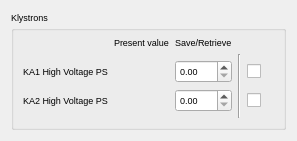
<?xml version="1.0" encoding="UTF-8"?>
<ui version="4.0">
 <class>klystronSnapshot</class>
 <widget class="TaurusWidget" name="klystronSnapshot">
  <property name="geometry">
   <rect>
    <x>0</x>
    <y>0</y>
    <width>297</width>
    <height>114</height>
   </rect>
  </property>
  <property name="font">
   <font>
    <pointsize>7</pointsize>
   </font>
  </property>
  <property name="windowTitle">
   <string>Form</string>
  </property>
  <layout class="QGridLayout" name="gridLayout_3">
   <item row="0" column="0">
    <widget class="TaurusGroupBox" name="klystronGroup">
     <property name="title">
      <string>Klystrons</string>
     </property>
     <layout class="QGridLayout" name="gridLayout">
      <item row="3" column="0">
       <widget class="QLabel" name="ka2HVPSLabel">
        <property name="text">
         <string>KA2 High Voltage PS</string>
        </property>
       </widget>
      </item>
      <item row="2" column="0">
       <widget class="QLabel" name="ka1HVPSLabel">
        <property name="text">
         <string>KA1 High Voltage PS</string>
        </property>
       </widget>
      </item>
      <item row="0" column="1">
       <widget class="QLabel" name="PresentWriteTitle">
        <property name="text">
         <string>Present value</string>
        </property>
       </widget>
      </item>
      <item row="5" column="1">
       <spacer name="verticalSpacer">
        <property name="orientation">
         <enum>Qt::Vertical</enum>
        </property>
        <property name="sizeHint" stdset="0">
         <size>
          <width>20</width>
          <height>40</height>
         </size>
        </property>
       </spacer>
      </item>
      <item row="2" column="4">
       <widget class="QCheckBox" name="ka1HVPSCheck">
        <property name="text">
         <string/>
        </property>
       </widget>
      </item>
      <item row="2" column="2">
       <widget class="QDoubleSpinBox" name="ka1HVPSWrite">
        <property name="maximum">
         <double>33.000000000000000</double>
        </property>
        <property name="singleStep">
         <double>0.100000000000000</double>
        </property>
       </widget>
      </item>
      <item row="0" column="2">
       <widget class="QLabel" name="SaveRetrieveTitle">
        <property name="text">
         <string>Save/Retrieve</string>
        </property>
       </widget>
      </item>
      <item row="2" column="1">
       <widget class="TaurusLabel" name="ka1HVPSRead"/>
      </item>
      <item row="3" column="1">
       <widget class="TaurusLabel" name="ka2HVPSRead"/>
      </item>
      <item row="3" column="2">
       <widget class="QDoubleSpinBox" name="ka2HVPSWrite">
        <property name="maximum">
         <double>33.000000000000000</double>
        </property>
        <property name="singleStep">
         <double>0.100000000000000</double>
        </property>
       </widget>
      </item>
      <item row="3" column="4">
       <widget class="QCheckBox" name="ka2HVPSCheck">
        <property name="text">
         <string/>
        </property>
       </widget>
      </item>
      <item row="1" column="3" rowspan="4">
       <widget class="Line" name="line">
        <property name="orientation">
         <enum>Qt::Vertical</enum>
        </property>
       </widget>
      </item>
     </layout>
    </widget>
   </item>
  </layout>
 </widget>
 <customwidgets>
  <customwidget>
   <class>TaurusWidget</class>
   <extends>QWidget</extends>
   <header>taurus.qt.qtgui.container</header>
   <container>1</container>
  </customwidget>
  <customwidget>
   <class>TaurusLabel</class>
   <extends>QLabel</extends>
   <header>taurus.qt.qtgui.display</header>
  </customwidget>
  <customwidget>
   <class>TaurusGroupBox</class>
   <extends>QGroupBox</extends>
   <header>taurus.qt.qtgui.container</header>
   <container>1</container>
  </customwidget>
 </customwidgets>
 <resources/>
 <connections/>
</ui>
